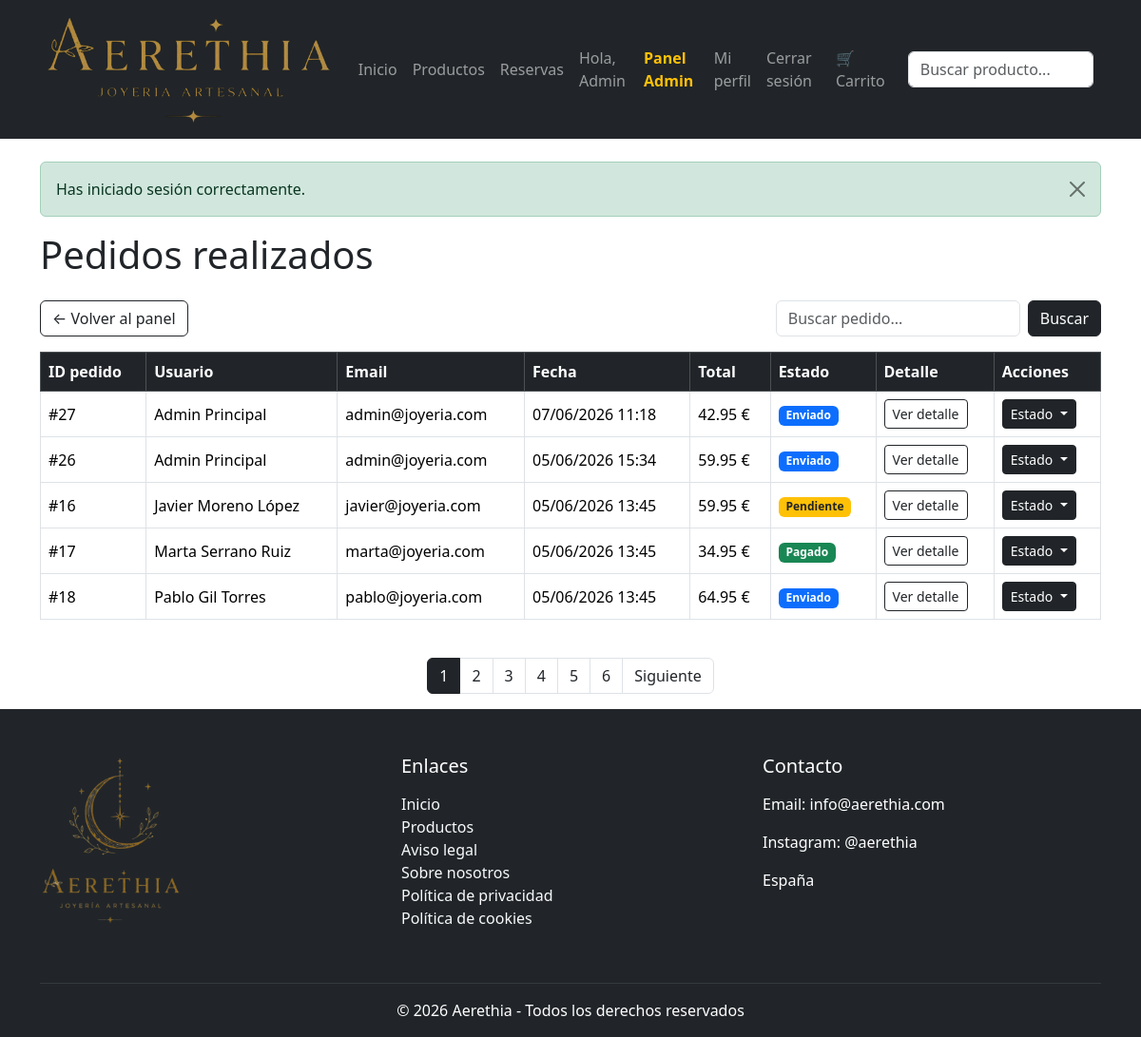
The page /index.php?controller=admin&action=pedidos (signed in) on the database its author committed.
### tables this page shows
CREATE TABLE `pedidos` (
  `id_pedido` int(11) NOT NULL,
  `id_usuario` int(11) NOT NULL,
  `id_direccion` int(11) NOT NULL,
  `fecha_pedido` datetime DEFAULT current_timestamp(),
  `total` decimal(10,2) NOT NULL,
  `estado` enum('pendiente','pagado','enviado','cancelado') DEFAULT 'pendiente'
);

CREATE TABLE `usuarios` (
  `id_usuario` int(11) NOT NULL,
  `nombre` varchar(100) NOT NULL,
  `apellidos` varchar(150) NOT NULL,
  `email` varchar(150) NOT NULL,
  `password` varchar(255) NOT NULL,
  `rol` enum('user','admin') DEFAULT 'user',
  `fecha_registro` datetime DEFAULT current_timestamp(),
  `activo` tinyint(1) DEFAULT 1
);

### htdocs/app/controllers/AdminController.php (called while the page is built, shortened)
<?php
require_once __DIR__ . "/../models/Pedido.php";
class AdminController {
    public function pedidos() {
        $buscar = $_GET["buscar"] ?? null;
        $limite = 5;
        $pagina = isset($_GET["pagina"]) ? (int) $_GET["pagina"] : 1;
        $inicio = ($pagina - 1) * $limite;
        $totalPedidos = Pedido::contarTodosFiltrados($buscar);
        $totalPaginas = ceil($totalPedidos / $limite);
        $pedidos = Pedido::obtenerTodos($buscar, $inicio, $limite);
        require_once __DIR__ . "/../views/admin/pedidos.php";
    }
}
?>

### htdocs/index.php (called while the page is built, shortened)
<?php
$action     = isset($_GET['action'])     ? $_GET['action']     : 'index';
$controllerObject = new $controllerName();
$controllerObject->$action();
?>

### htdocs/app/models/Pedido.php (called while the page is built, shortened)
<?php
class Pedido {
        public static function obtenerTodos($buscar = null, $inicio = null, $limite = null) {
            $db = Conexion::conectar();
            $sql = "SELECT
                        pedidos.*,
                        usuarios.nombre,
                        usuarios.apellidos,
                        usuarios.email
                    FROM pedidos
                    INNER JOIN usuarios
                        ON pedidos.id_usuario = usuarios.id_usuario
                    WHERE 1 = 1";
            $sql .= " ORDER BY pedidos.fecha_pedido DESC";
            if ($inicio !== null && $limite !== null) {
                $sql .= " LIMIT :inicio, :limite";
            }
            $stmt = $db->prepare($sql);
            if ($inicio !== null && $limite !== null) {
                $stmt->bindParam(":inicio", $inicio, PDO::PARAM_INT);
                $stmt->bindParam(":limite", $limite, PDO::PARAM_INT);
            }
            $stmt->execute();
            return $stmt->fetchAll(PDO::FETCH_ASSOC);
        }
        public static function contarTodosFiltrados($buscar = null) {
            $db = Conexion::conectar();
            $sql = "SELECT COUNT(*) AS total
                    FROM pedidos
                    INNER JOIN usuarios
                        ON pedidos.id_usuario = usuarios.id_usuario
                    WHERE 1 = 1";
            $stmt = $db->prepare($sql);
            $stmt->execute();
            $resultado = $stmt->fetch(PDO::FETCH_ASSOC);
            return $resultado["total"];
        }
    }
?>

### htdocs/app/views/admin/pedidos.php (the view, shortened to what this page needs)
<?php require_once __DIR__ . "/../layouts/header.php"; ?>
<?php
$pedidos = $pedidos ?? [];
$buscar = $buscar ?? "";
$pagina = $pagina ?? 1;
$totalPaginas = $totalPaginas ?? 1;
?>
<h1 class="mb-4">Pedidos realizados</h1>
<div class="d-flex justify-content-between align-items-center mb-3">
    <a href="index.php?controller=admin&action=index" class="btn btn-outline-dark">
        ← Volver al panel
    </a>
    <form method="GET" class="d-flex gap-2">
        <input
            type="text"
            name="buscar"
            class="form-control"
            placeholder="Buscar pedido..."
            value="<?= htmlspecialchars($buscar ?? '') ?>"
        >
        <button type="submit" class="btn btn-dark">
            Buscar
        </button>
    </form>
</div>
<?php if (empty($pedidos)): ?>
    <div class="alert alert-info">
        No hay pedidos registrados.
    </div>
<?php else: ?>
    <div class="table-responsive">
        <table class="table table-bordered table-hover align-middle">
            <thead class="table-dark">
                <tr>
                    <th>ID pedido</th>
                    <th>Usuario</th>
                    <th>Email</th>
                    <th>Fecha</th>
                    <th>Total</th>
                    <th>Estado</th>
                    <th>Detalle</th>
                    <th>Acciones</th>
                </tr>
            </thead>
            <tbody>
                <?php foreach ($pedidos as $pedido): ?>
                    <tr>
                        <td>#<?= $pedido["id_pedido"] ?></td>
                        <td>
                            <?= htmlspecialchars($pedido["nombre"]) ?>
                            <?= htmlspecialchars($pedido["apellidos"]) ?>
                        </td>
                        <td><?= htmlspecialchars($pedido["email"]) ?></td>
                        <td>
                            <?= date("d/m/Y H:i", strtotime($pedido["fecha_pedido"])) ?>
                        </td>
                        <td>
                            <?= number_format($pedido["total"], 2) ?> €
                        </td>
                        <td>
                            <?php if ($pedido["estado"] == "pendiente"): ?>
                                <span class="badge bg-warning text-dark">Pendiente</span>
                            <?php elseif ($pedido["estado"] == "pagado"): ?>
                                <span class="badge bg-success">Pagado</span>
                            <?php elseif ($pedido["estado"] == "enviado"): ?>
                                <span class="badge bg-primary">Enviado</span>
                            <?php else: ?>
                                <span class="badge bg-danger">Cancelado</span>
                            <?php endif; ?>
                        </td>
                        <td>
                            <a
                                href="index.php?controller=admin&action=detallePedido&id=<?= $pedido["id_pedido"] ?>"
                                class="btn btn-sm btn-outline-dark"
                            >
                                Ver detalle
                            </a>
                        </td>
                        <td>
                        <div class="dropdown d-inline">
                            <button
                                class="btn btn-sm btn-dark dropdown-toggle"
                                data-bs-toggle="dropdown"
                            >
                                Estado
                            </button>
                        </div>
            </td>
                    </tr>
                <?php endforeach; ?>
            </tbody>
        </table>
    </div>
    <?php if ($totalPaginas > 1): ?>
    <nav class="mt-4">
        <ul class="pagination justify-content-center">
            <?php for ($i = 1; $i <= $totalPaginas; $i++): ?>
                <li class="page-item <?= $i == $pagina ? 'active' : '' ?>">
                    <a
                        class="page-link"
                        href="index.php?controller=admin&action=pedidos&pagina=<?= $i ?>&buscar=<?= urlencode($buscar) ?>"
                    >
                        <?= $i ?>
                    </a>
                </li>
            <?php endfor; ?>
            <?php if ($pagina < $totalPaginas): ?>
                <li class="page-item">
                    <a
                        class="page-link"
                        href="index.php?controller=admin&action=pedidos&pagina=<?= $pagina + 1 ?>&buscar=<?= urlencode($buscar) ?>"
                    >
                        Siguiente
                    </a>
                </li>
            <?php endif; ?>
        </ul>
    </nav>
<?php endif; ?>
<?php endif; ?>
<?php require_once __DIR__ . "/../layouts/footer.php"; ?>

### htdocs/app/views/admin/pedidos.php (style rules this page uses)
.pagination .page-item.active .page-link { background-color: #212529 !important; border-color: #212529 !important; color: white !important; }
.pagination .page-link { color: #212529 !important; }

### rows shown on the page
pedidos: id_pedido "27", id_usuario.nombre "Admin", id_usuario.apellidos "Principal", id_usuario.email "admin@joyeria.com", fecha_pedido "07/06/2026 11:18", total "42.95", estado "Enviado"
pedidos: id_pedido "26", id_usuario.nombre "Admin", id_usuario.apellidos "Principal", id_usuario.email "admin@joyeria.com", fecha_pedido "05/06/2026 15:34", total "59.95", estado "Enviado"
pedidos: id_pedido "16", id_usuario.nombre "Javier", id_usuario.apellidos "Moreno López", id_usuario.email "javier@joyeria.com", fecha_pedido "05/06/2026 13:45", total "59.95", estado "Pendiente"
pedidos: id_pedido "17", id_usuario.nombre "Marta", id_usuario.apellidos "Serrano Ruiz", id_usuario.email "marta@joyeria.com", fecha_pedido "05/06/2026 13:45", total "34.95", estado "Pagado"
pedidos: id_pedido "18", id_usuario.nombre "Pablo", id_usuario.apellidos "Gil Torres", id_usuario.email "pablo@joyeria.com", fecha_pedido "05/06/2026 13:45", total "64.95", estado "Enviado"

### other values the page prints
$_SESSION["usuario"]["nombre"] "Admin"
$_SESSION["mensaje"] "Has iniciado sesión correctamente."
